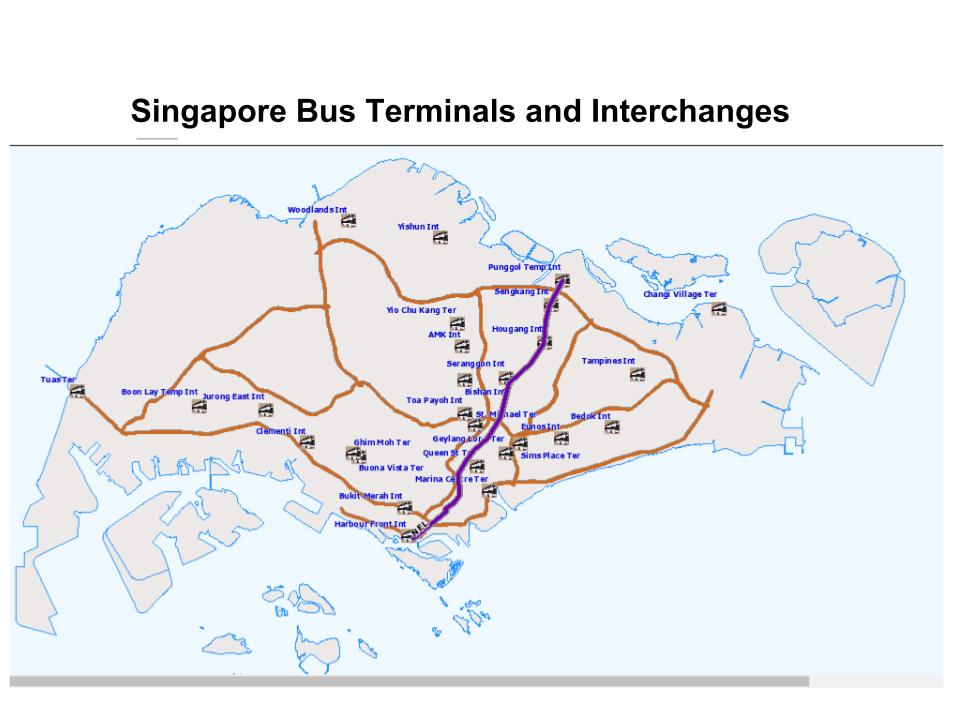
#> input picture images/Bus_terminus_interchange.jpg, 960 x 720 px, given as the content of the folder ../kde, which was not available
$ jupyter execute --allow-errors processImages-hours.ipynb
#> lines starting #> are read from the running program, lines starting #| are printed output that depends on the picture; pictures that were not available may be replaced by others from this repository, and a replacement may not be noted
[cell 1]
import os
import shutil
import glob
import time as ts
import imageio
from resizeimage import resizeimage
from PIL import Image
from PIL import ImageFont
from PIL import ImageDraw

[cell 2]
def get_bus_and_taxi_file(file_list,bus_like, taxi_like,bus_mask_index,bus_hour_mask,taxi_hour_mask):
    bus_filenames = [i for i in filenames if bus_like in i]
    taxi_filenames = [i for i in filenames if taxi_like in i]
    # keep only files between 14 and 19
    # first remove files containing 9 in bus
    # then convert keep files only between 14 and 19

    bus_filenames = [i for i in bus_filenames if i[bus_mask_index:bus_mask_index+2]!= '9_']
    bus_filenames =  [i for i in bus_filenames if  int(i[bus_mask_index:bus_mask_index+2]) >=14 and  int(i[bus_mask_index:bus_mask_index+2])<=19 ]
    bus_filenames = [i for i in bus_filenames if  int(i[bus_hour_mask:bus_hour_mask+2]) >=22 and  int(i[bus_hour_mask:bus_hour_mask+2])<=23 ]
    taxi_filenames = [i for i in taxi_filenames if  int(i[taxi_hour_mask:taxi_hour_mask+2]) >=22 and  int(i[taxi_hour_mask:taxi_hour_mask+2])<=23]
    bus_filenames.sort()
    taxi_filenames.sort()

    return bus_filenames,taxi_filenames

[cell 3]
def resize_files(file_list,new_kde_path, new_height, new_width):
    for i in file_list:
        im = Image.open(i)
        im_1 = im.resize((new_height,new_width))
        file_name = i.rfind("/")+1
        fn =  new_kde_path+i[file_name:]
        im_1.save(fn)

[cell 4]
font = ImageFont.truetype("./notomono-regular.ttf", 32)

def write_on_image(file_list,new_kde_path,date_index,file_stamp_index):

#> called with new_kde_path = '../kde_500_final/null/bus_time/', date_index = 30, file_stamp_index = 26
    file_list.sort()

    for index,i in enumerate(file_list):
        date_and_time =  i[date_index:]
        date_and_time =  date_and_time.split("_")
        date = "03/"+date_and_time[0]+"/2017"
        time =  date_and_time[1][:2]+":"+date_and_time[1][2:4]+" hrs"
        time_stamp = date+" "+time
        img = Image.open(i)
#> img is the input picture: PIL image 960x720 RGB; mean R, G, B 234.5, 236.4, 240.7
        draw = ImageDraw.Draw(img)
        draw.text((0, 0),time_stamp,(255),font=font)
        img.save(new_kde_path+i[file_stamp_index:])
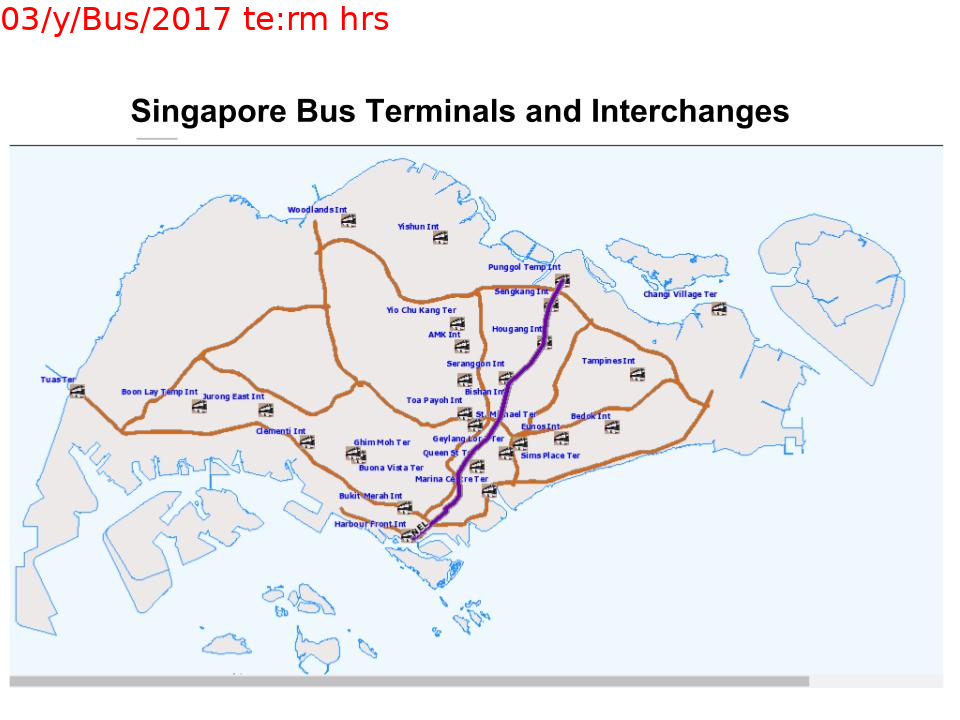
#> saved as Bus_terminus_interchange.jpg: PIL image 960x720 RGB; mean R, G, B 234.5, 235.5, 239.7
        ts.sleep(0.2)

[cell 5]
def write_to_gif(file_list,gif_path):

    with imageio.get_writer(gif_path, mode='I') as writer:
        for filename in file_list:
            image = imageio.imread(filename)
            writer.append_data(image)

[cell 6]
filenames =  glob.glob("../kde/*")

[cell 7]
"../kde/taxi_21_0845.jpg"[15:17]

[cell 8]
bus_filenames,taxi_filenames =  get_bus_and_taxi_file(filenames,"../kde/bus","../kde/taxi",11,14,15)

[cell 9]
bus_filenames

[cell 10]
resize_files(bus_filenames,"../kde_500_final/null/bus/",952,538)

[cell 11]
resize_files(taxi_filenames,"../kde_500_final/null/taxi/",952,538)

[cell 12]
bus_filenames

[cell 13]
bus_filenames = glob.glob("../kde_500_final/null/bus/*")
taxi_filenames = glob.glob("../kde_500_final/null/taxi/*")

[cell 14]
taxi_filenames[0][32:]

[cell 15]
write_on_image(bus_filenames,"../kde_500_final/null/bus_time/",30,26)

[cell 16]
write_on_image(taxi_filenames,"../kde_500_final/null/taxi_time/",32,27)
#> call 2 of write_on_image, with new_kde_path = '../kde_500_final/null/taxi_time/', date_index = 32, file_stamp_index = 27
#> in write_on_image (call 2), `img.save(new_kde_path+i[file_stamp_index:])`:
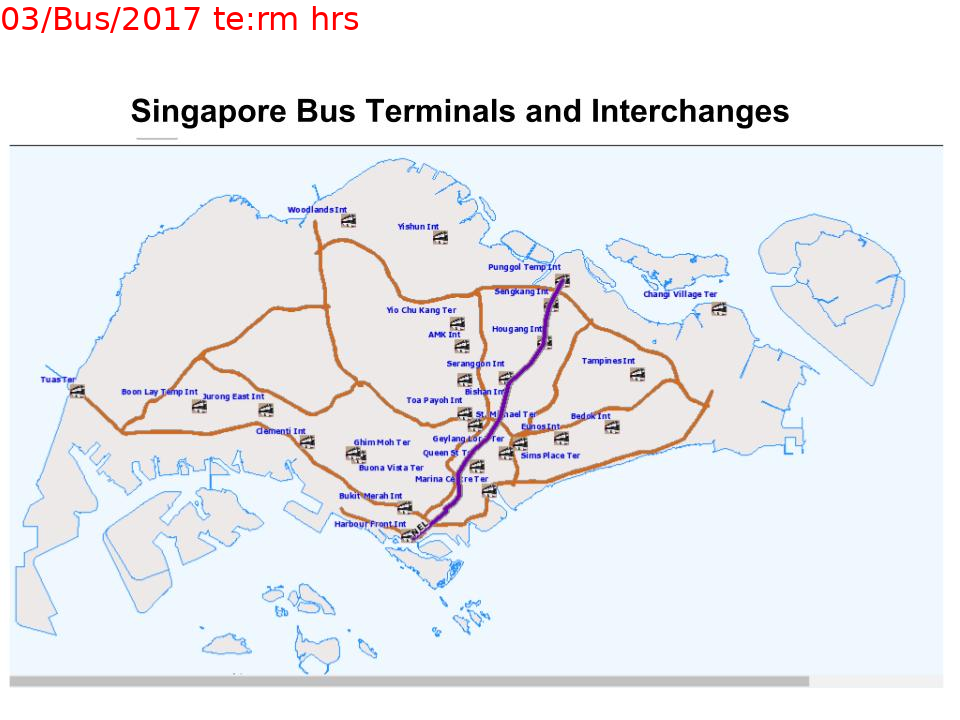
#> saved as Bus_terminus_interchange.jpg: PIL image 960x720 RGB; mean R, G, B 234.5, 235.5, 239.8

[cell 17]
bus_filenames = glob.glob("../kde_500_final/dull/bus_time/*")

[cell 18]
taxi_filenames = glob.glob("../kde_500_final/dull/taxi_time/*")

[cell 19]
bus_filenames.sort()
taxi_filenames.sort()

[cell 20]
def everyday_file_dict(file_list,date_start):
#> called with date_start = 30
    day_dict = {}
    for i in file_list:
        day = int(i[date_start:date_start+2])
        if(day in day_dict):
            day_dict[day].append(i)
        else:
            day_dict[day] = [i]
    return day_dict

#> (a cell that did not finish here is left out)

#> (a cell that did not finish here is left out)

[cell 23]
taxi_filenames[0][32:]

#> (a cell that did not finish here is left out)

[cell 25]
def copy_file_to_directory(file_dict,directory):

    for key,value in file_dict.iteritems():
        to_dir = directory+str(key)
        os.makedirs(to_dir)

        for i in value:
            shutil.copy(i,to_dir)

#> (a cell that did not finish here is left out)

#> (a cell that did not finish here is left out)

[cell 28]
def change_file_names(file_list,type_of_file):
#> called with type_of_file = 'bus_night_'
    file_list.sort()

    for index,i in enumerate(file_list):
        last =  i.rfind("/")+1
        new_file_name = i[:last]+type_of_file+"%03d" % (index,)+".jpg"
        os.rename(i,new_file_name)

[cell 29]
change_file_names(glob.glob("../kde_500_final/null/bus_time/*"),"bus_night_")
change_file_names(glob.glob("../kde_500_final/null/taxi_time/*"),"taxi_night_")
# [4 lines of commented-out code are left out]

[cell 30]
change_file_names(glob.glob("../kde_500_final/taxi_all_days/14/*"),"taxi_file_14_")
change_file_names(glob.glob("../kde_500_final/taxi_all_days/15/*"),"taxi_file_15_")
change_file_names(glob.glob("../kde_500_final/taxi_all_days/16/*"),"taxi_file_16_")
change_file_names(glob.glob("../kde_500_final/taxi_all_days/17/*"),"taxi_file_17_")
change_file_names(glob.glob("../kde_500_final/taxi_all_days/18/*"),"taxi_file_18_")
change_file_names(glob.glob("../kde_500_final/taxi_all_days/19/*"),"taxi_file_19_")

[cell 31]
change_file_names(glob.glob("../kde_500_final/bus_time/*"),"bus_file_")
# change_file_names(glob.glob("../kde_500_final/taxi_time/*"),"taxi_file_")

[cell 32]
font = ImageFont.truetype("./notomono-regular.ttf", 24)

def write_on_image(file_list,new_kde_path,date_index,file_stamp_index):

#> called with new_kde_path = './images/', date_index = 13, file_stamp_index = 9
    file_list.sort()

    for index,i in enumerate(file_list):
        date_and_time =  i[date_index:]
        date_and_time =  date_and_time.split("_")
        date = "03/"+date_and_time[0]+"/2017"
        time =  date_and_time[1][:2]+":"+date_and_time[1][2:4]+" hrs"
        time_stamp = date+" "+time
        img = Image.open(i)
        draw = ImageDraw.Draw(img)
        draw.text((0, 0),time_stamp,(255),font=font)
        img.save(new_kde_path+i[file_stamp_index:])
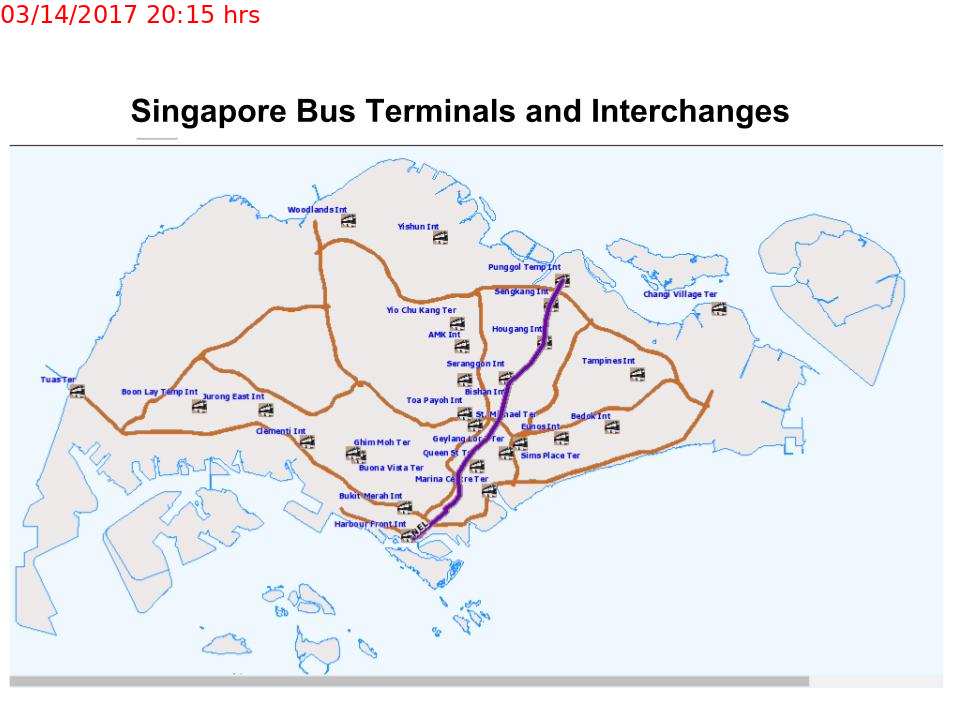
#> saved as bus_14_2015.jpg: PIL image 960x720 RGB; mean R, G, B 234.5, 235.9, 240.2
        ts.sleep(0.2)
